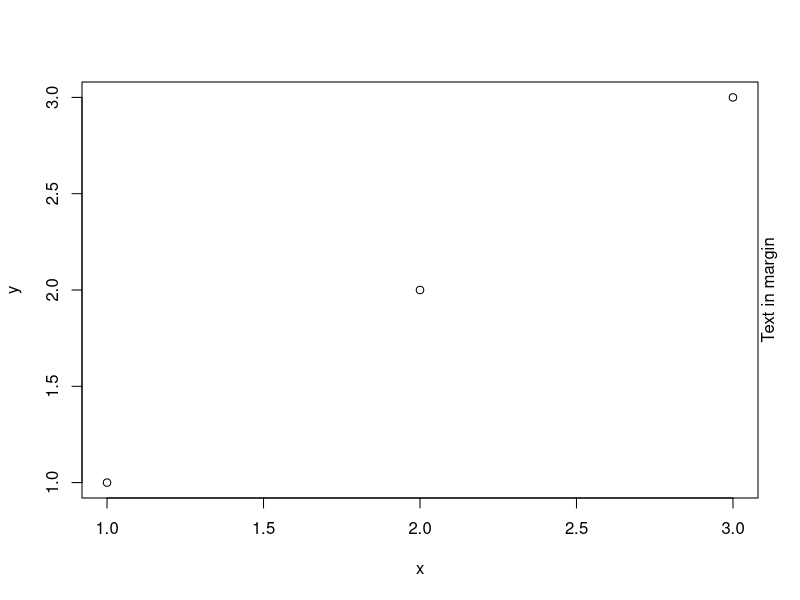

The R script that drew this image:
x <- c(1,2,3)
y <- c(1,2,3)
plot(x,y)

#Text to margins
#side: 1=bottom, 2=left, 3=top, 4=right.
mtext("Text in margin", side=4)